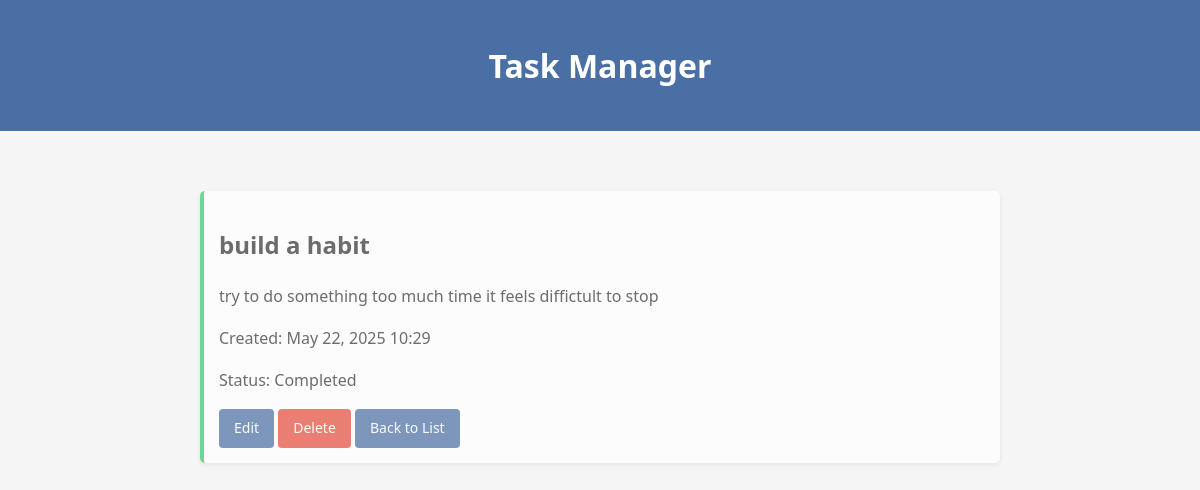
Page /task/1/ on the committed database.
### tasks/models.py (models this page shows, shortened)
class Task(models.Model):
    title = models.CharField(max_length=200)
    description = models.TextField(blank=True)
    completed = models.BooleanField(default=False)
    created = models.DateTimeField(auto_now_add=True)

### tasks/views.py (the view)
# urls.py: path('task/<int:pk>/', views.task_detail, name='task_detail'),
def task_detail(request, pk):
    task = get_object_or_404(Task, pk=pk)
    return render(request, 'tasks/task_detail.html', {'task': task})

### tasks/templates/tasks/task_detail.html
{% extends 'tasks/base.html' %} {% block content %}
<div class="task {% if task.completed %}completed{% endif %}">
  <h2>{{ task.title }}</h2>
  <p>{{ task.description|linebreaks }}</p>
  <p>Created: {{ task.created|date:"M d, Y H:i" }}</p>
  <p>Status: {% if task.completed %}Completed{% else %}Pending{% endif %}</p>
  <div class="task-actions">
    <a href="{% url 'task_update' pk=task.pk %}" class="btn">Edit</a>
    <a href="{% url 'task_delete' pk=task.pk %}" class="btn btn-danger"
      >Delete</a
    >
    <a href="{% url 'task_list' %}" class="btn">Back to List</a>
  </div>
</div>
{% endblock %}

### tasks/templates/tasks/base.html (style rules this page uses)
:root { --primary-color: #4a6fa5; --secondary-color: #6b8cae; --background-color: #f5f5f5; --text-color: #333; --light-color: #fff; --danger-color: #e74c3c; }
body { font-family: "Segoe UI", Tahoma, Geneva, Verdana, sans-serif; line-height: 1.6; color: var(--text-color); background-color: var(--background-color); margin: 0; padding: 0; }
.btn { display: inline-block; background: var(--primary-color); color: var(--light-color); padding: 8px 15px; border: none; border-radius: 4px; cursor: pointer; text-decoration: none; font-size: 14px; }
.btn-danger { background: var(--danger-color); }
.task { background: var(--light-color); margin: 10px 0; padding: 15px; border-radius: 5px; box-shadow: 0 2px 5px rgba(0, 0, 0, 0.1); }
.task.completed { opacity: 0.7; border-left: 4px solid #2ecc71; }
.task-actions { margin-top: 10px; }

### rows in the picture
Task: title "build a habit", description "try to do something too much time it feels diffictult to stop", created "May 22, 2025 10:29"
